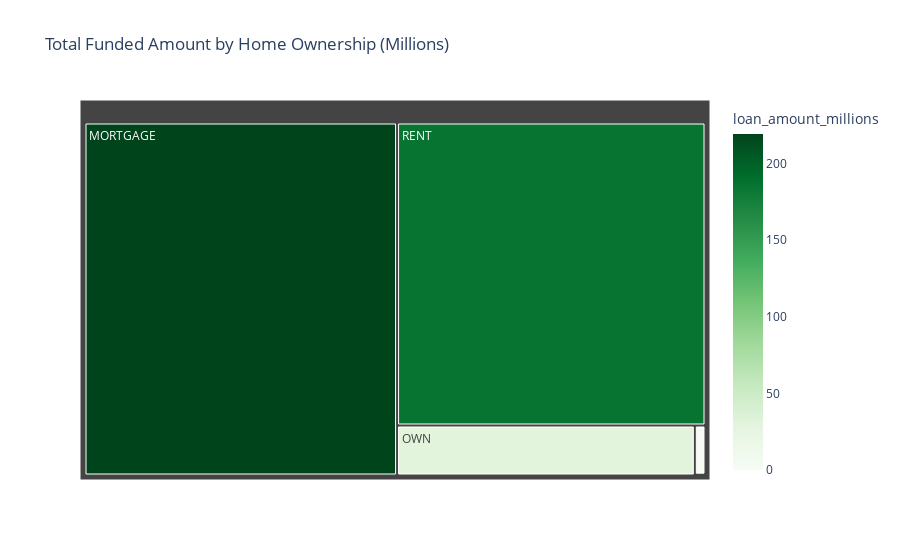

Here is the notebook cell this chart was saved with:
### Markdown cell above
### Home Ownership by Total Funded Amount

### Code cell
home_funding = df.groupby('home_ownership')['loan_amount'].sum().reset_index()
home_funding['loan_amount_millions'] = home_funding['loan_amount'] / 10001000

fig = px.treemap(
    home_funding,
    path=['home_ownership'],
    values='loan_amount_millions',
    color='loan_amount_millions',
    color_continuous_scale='greens',
    title='Total Funded Amount by Home Ownership (Millions)'
)

fig.show()

### Figure 1 — Plotly figure (JSON) as saved in the notebook; plotly's stock layout.template omitted (floating-point values rounded to 4 significant figures)
{"data": [{"branchvalues": "total", "customdata": [[219.3], [0.0168], [1.045], [29.6], [185.8]], "domain": {"x": [0, 1], "y": [0, 1]}, "hovertemplate": "labels=%{label}<br>loan_amount_millions_sum=%{value}<br>parent=%{parent}<br>id=%{id}<br>loan_amount_millions=%{color}<extra></extra>", "ids": ["MORTGAGE", "NONE", "OTHER", "OWN", "RENT"], "labels": ["MORTGAGE", "NONE", "OTHER", "OWN", "RENT"], "marker": {"coloraxis": "coloraxis", "colors": [219.3, 0.0168, 1.045, 29.6, 185.8]}, "name": "", "parents": ["", "", "", "", ""], "type": "treemap", "values": [219.3, 0.0168, 1.045, 29.6, 185.8]}], "layout": {"coloraxis": {"colorbar": {"title": {"text": "loan_amount_millions"}}, "colorscale": [[0, "rgb(247,252,245)"], [0.125, "rgb(229,245,224)"], [0.25, "rgb(199,233,192)"], [0.375, "rgb(161,217,155)"], [0.5, "rgb(116,196,118)"], [0.625, "rgb(65,171,93)"], [0.75, "rgb(35,139,69)"], [0.875, "rgb(0,109,44)"], [1, "rgb(0,68,27)"]]}, "legend": {"tracegroupgap": 0}, "title": {"text": "Total Funded Amount by Home Ownership (Millions)"}}}
